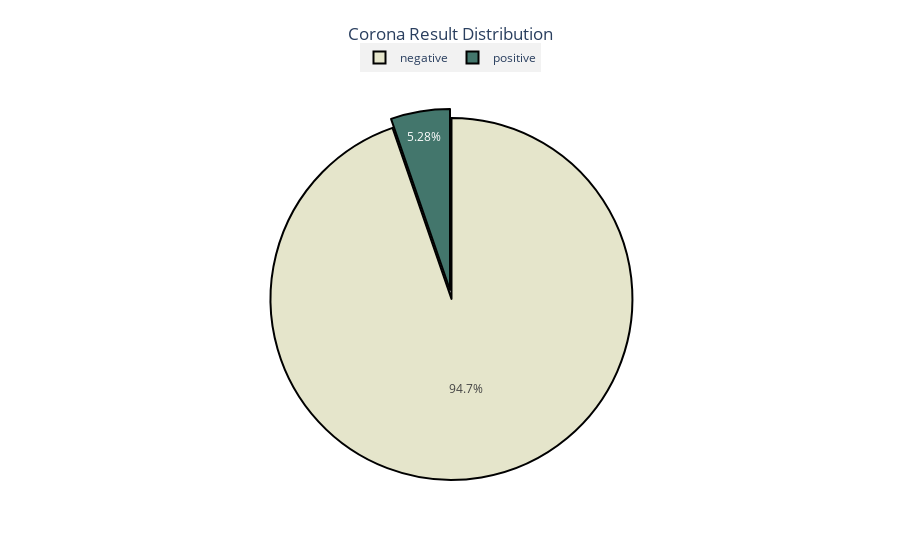

Write notebook code for a chart like this one.
### Code cell
labels = val_counts(corona_df, 'Corona')[0]
values= val_counts(corona_df, 'Corona')[1]

visualize_piechart(labels=labels, values= values,explode=explode,var='Corona Result')

### Figure 1 — Plotly figure (JSON) as saved in the notebook; plotly's stock layout.template omitted (floating-point values rounded to 4 significant figures)
{"data": [{"labels": ["negative", "positive"], "marker": {"colors": ["#E5E5CB", "#43766C", "#D5CEA3"], "line": {"color": "#000000", "width": 2}}, "pull": [0.05, 0], "type": "pie", "values": [264119, 14728]}], "layout": {"legend": {"bgcolor": "rgba(211,211,211,0.3)", "font": {"size": 12}, "orientation": "h", "x": 0.5, "xanchor": "center", "y": 1.15}, "title": {"text": "Corona Result Distribution", "x": 0.5, "y": 0.95}}}
